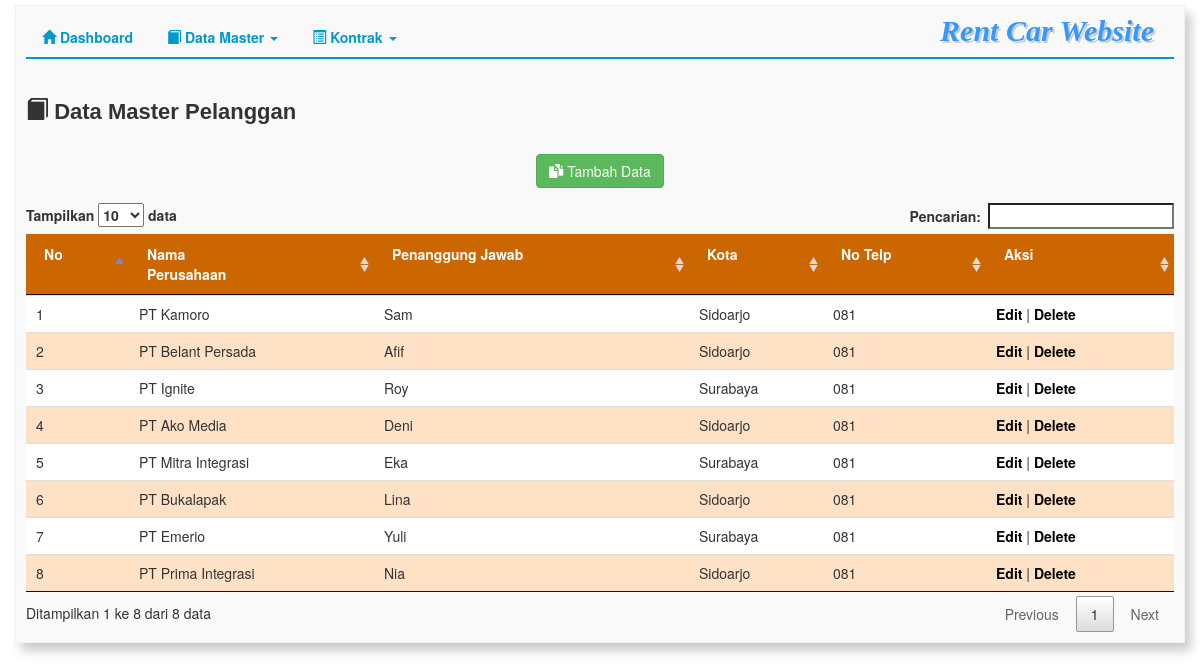
/index.php/master/pelanggan, run on the app's committed database.
### tables this page shows
CREATE TABLE IF NOT EXISTS `m_pelanggan` (
  `id_pelanggan` int(11) NOT NULL AUTO_INCREMENT,
  `perusahaan` varchar(1000) NOT NULL,
  `penanggung_jwb` varchar(500) NOT NULL,
  `no_telp` varchar(50) NOT NULL,
  `kota` varchar(500) NOT NULL,
  PRIMARY KEY (`id_pelanggan`)
);

### application/controllers/master/Pelanggan.php (called while the page is built, shortened)
<?php
class Pelanggan extends CI_Controller {
	function __construct() {
		$this->load->helper('url');
		$this->load->helper('html');
		$this->load->helper('form');
		$this->load->model('master/pelanggan_m', 'dt_pelanggan');
	}
	public function index(){
		$data['list_pelanggan'] = $this->dt_pelanggan->select_all();
		$this->load->view('master/pelanggan_v', $data);
	}
}

### index.php (called while the page is built, shortened)
<?php
require_once BASEPATH.'core/CodeIgniter.php';

### application/helpers/asset_helper.php (called while the page is built)
<?php  if ( ! defined('BASEPATH')) exit('No direct script access allowed');
if ( ! function_exists('assets_url'))
{
	function assets_url($uri = '')
	{
		return base_url().'assets/';
	}
}

### application/models/master/Pelanggan_m.php (called while the page is built, shortened)
<?php
class Pelanggan_m extends CI_Model{
	function select_all(){
		$query = $this->db->get('m_pelanggan');
		$result_array = $query->result_array();
		return $result_array;
	}
}

### application/views/master/pelanggan_v.php (the view, shortened to what this page needs)
<!DOCTYPE html>
<html lang="en">
<head>
<link rel="stylesheet" href="<?php echo assets_url(); ?>plugin/sidr-package-1.2.1/stylesheets/jquery.sidr.dark.css">
<link rel="stylesheet" href="<?php echo assets_url(); ?>templates/bootstrap-3.3.5-dist/css/bootstrap.min.css">
<link rel="stylesheet" href="<?php echo assets_url(); ?>css/style.css">
<link rel="stylesheet" href="<?php echo assets_url(); ?>plugin/DataTables-1.10.9/media/css/jquery.dataTables.min.css">
</head>
<body>
<div class="container">
<h2><span class="glyphicon glyphicon-book"></span> Data Master Pelanggan</h2>
<div align="center"><a href="<?php echo base_url(); ?>master/pelanggan/tambah_data"><button type="button" class="btn btn-success"><span class="glyphicon glyphicon-duplicate"></span> Tambah Data</button></a></div>
<div class="table-responsive">
    <table class="table" id="table_pelanggan">
        <thead>
            <tr>
                <td>No</td>
                <td>Nama<br>Perusahaan</td>
                <td>Penanggung Jawab</td>
                <td>Kota</td>
                <td>No Telp</td>
                <td>Aksi</td>
            </tr>
        </thead>
        <?php
        $no=1;
        foreach($list_pelanggan as $row) { ?>
        <tr>
            <td><?php echo $no; ?></td>
            <td><?php echo $row['perusahaan']; ?> </td>
            <td><?php echo $row['penanggung_jwb']; ?></td>
            <td><?php echo $row['kota']; ?></td>
            <td><?php echo $row['no_telp']; ?> </td>
            <td><a href="<?php echo base_url(); ?>master/pelanggan/edit_data/<?php echo $row['id_pelanggan']; ?>">Edit</a> |
            <a name="<?php echo $row['id_pelanggan']; ?>" class="hapus" href="#">Delete</a>
            </td>
        </tr>
        <?php
        $no++;
        } ?>
    </table>
</div>
</div>
</body>
</html>

### assets/css/style.css (style rules this page uses)
body { background:#FFF; }
h2 { font-family:"Trebuchet MS", Arial, Helvetica, sans-serif; font-size:22px; color:#333; font-weight:bold; margin-bottom:30px; margin-top:50px; }
table tr td a { color:#00CCFF; }
.container { padding:10px; margin-top:5px; border:1px solid #F0F0F0; background:#F9F9F9; box-shadow: 6px 8px 10px #ccc; }
thead { background-color:#C60; font-weight:bold; color:#FFF; }
table.dataTable tr:nth-of-type(even) { height:35px; background-color:#FFE2C6; }
.table a { color:#000; font-weight:bold; }

### data on the page
m_pelanggan: perusahaan "PT Kamoro", penanggung_jwb "Sam", kota "Sidoarjo", no_telp "081"
m_pelanggan: perusahaan "PT Belant Persada", penanggung_jwb "Afif", kota "Sidoarjo", no_telp "081"
m_pelanggan: perusahaan "PT Ignite", penanggung_jwb "Roy", kota "Surabaya", no_telp "081"
m_pelanggan: perusahaan "PT Ako Media", penanggung_jwb "Deni", kota "Sidoarjo", no_telp "081"
m_pelanggan: perusahaan "PT Mitra Integrasi", penanggung_jwb "Eka", kota "Surabaya", no_telp "081"
m_pelanggan: perusahaan "PT Bukalapak", penanggung_jwb "Lina", kota "Sidoarjo", no_telp "081"
m_pelanggan: perusahaan "PT Emerio", penanggung_jwb "Yuli", kota "Surabaya", no_telp "081"
m_pelanggan: perusahaan "PT Prima Integrasi", penanggung_jwb "Nia", kota "Sidoarjo", no_telp "081"
